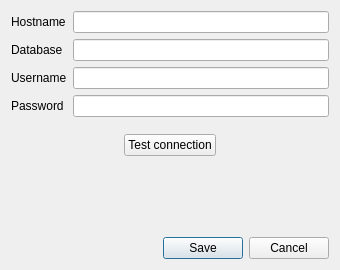
<?xml version="1.0" encoding="UTF-8"?>
<ui version="4.0">
 <class>ConnectionDialog</class>
 <widget class="QDialog" name="ConnectionDialog">
  <property name="geometry">
   <rect>
    <x>0</x>
    <y>0</y>
    <width>340</width>
    <height>270</height>
   </rect>
  </property>
  <property name="windowTitle">
   <string>Database connection</string>
  </property>
  <property name="windowIcon">
   <iconset resource="../resources.qrc">
    <normaloff>:/icons/shelving-16.png</normaloff>:/icons/shelving-16.png</iconset>
  </property>
  <layout class="QVBoxLayout" name="verticalLayout">
   <item>
    <layout class="QFormLayout" name="formLayout">
     <item row="0" column="0">
      <widget class="QLabel" name="label">
       <property name="text">
        <string>Hostname</string>
       </property>
      </widget>
     </item>
     <item row="0" column="1">
      <widget class="QLineEdit" name="lE_hostname"/>
     </item>
     <item row="1" column="0">
      <widget class="QLabel" name="label_2">
       <property name="text">
        <string>Database</string>
       </property>
      </widget>
     </item>
     <item row="1" column="1">
      <widget class="QLineEdit" name="lE_dbname"/>
     </item>
     <item row="2" column="0">
      <widget class="QLabel" name="label_3">
       <property name="text">
        <string>Username</string>
       </property>
      </widget>
     </item>
     <item row="2" column="1">
      <widget class="QLineEdit" name="lE_dbuser"/>
     </item>
     <item row="3" column="0">
      <widget class="QLabel" name="label_4">
       <property name="text">
        <string>Password</string>
       </property>
      </widget>
     </item>
     <item row="3" column="1">
      <widget class="QLineEdit" name="lE_dbpass">
       <property name="inputMethodHints">
        <set>Qt::ImhHiddenText|Qt::ImhNoAutoUppercase|Qt::ImhNoPredictiveText|Qt::ImhNoTextHandles|Qt::ImhSensitiveData</set>
       </property>
       <property name="echoMode">
        <enum>QLineEdit::Password</enum>
       </property>
      </widget>
     </item>
    </layout>
   </item>
   <item>
    <layout class="QVBoxLayout" name="verticalLayout_3">
     <item>
      <spacer name="verticalSpacer">
       <property name="orientation">
        <enum>Qt::Vertical</enum>
       </property>
       <property name="sizeType">
        <enum>QSizePolicy::Minimum</enum>
       </property>
       <property name="sizeHint" stdset="0">
        <size>
         <width>20</width>
         <height>10</height>
        </size>
       </property>
      </spacer>
     </item>
     <item alignment="Qt::AlignHCenter">
      <widget class="QPushButton" name="pB_test">
       <property name="sizePolicy">
        <sizepolicy hsizetype="Fixed" vsizetype="Fixed">
         <horstretch>0</horstretch>
         <verstretch>0</verstretch>
        </sizepolicy>
       </property>
       <property name="text">
        <string>Test connection</string>
       </property>
      </widget>
     </item>
     <item alignment="Qt::AlignHCenter">
      <widget class="QLabel" name="label_status">
       <property name="text">
        <string/>
       </property>
      </widget>
     </item>
    </layout>
   </item>
   <item>
    <widget class="QDialogButtonBox" name="buttonBox">
     <property name="standardButtons">
      <set>QDialogButtonBox::Cancel|QDialogButtonBox::Save</set>
     </property>
    </widget>
   </item>
  </layout>
 </widget>
 <resources>
  <include location="../resources.qrc"/>
 </resources>
 <connections>
  <connection>
   <sender>buttonBox</sender>
   <signal>rejected()</signal>
   <receiver>ConnectionDialog</receiver>
   <slot>reject()</slot>
   <hints>
    <hint type="sourcelabel">
     <x>169</x>
     <y>248</y>
    </hint>
    <hint type="destinationlabel">
     <x>169</x>
     <y>134</y>
    </hint>
   </hints>
  </connection>
 </connections>
</ui>
